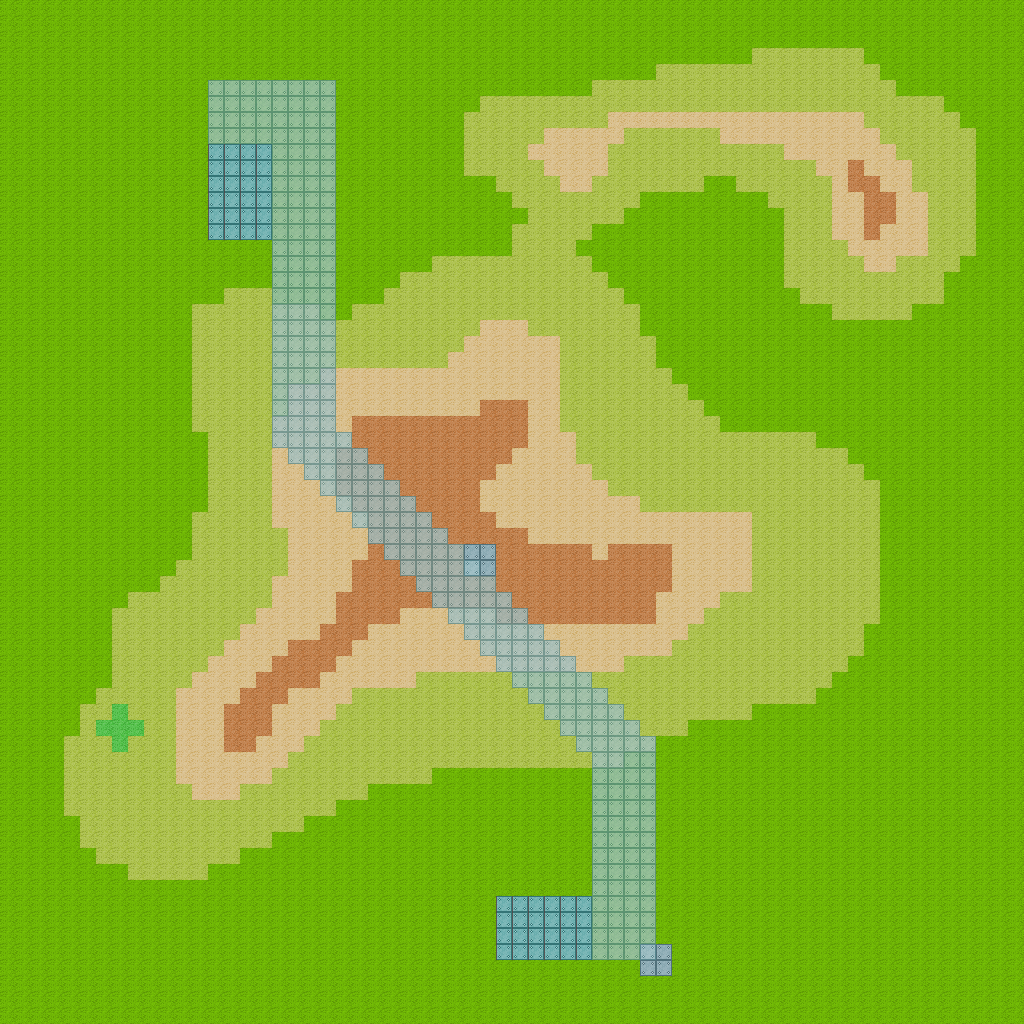

The image is a tile-based game level rendered from a .tmx file. Its description and source (layers, tilesets, objects; grid data summarised) follow:
An orthogonal 64x64 tile map with 16x16 px tiles, 11 tile layers (00, 01, 02, 03, ...).

<map version="1.0" tiledversion="1.0.3" orientation="orthogonal" renderorder="right-down" width="64" height="64" tilewidth="16" tileheight="16" nextobjectid="1">
 <tileset firstgid="1" source="tileset02.tsx" />
 <layer name="00" width="64" height="64">
  <data>[4096 cells, 4096 non-empty, 1 distinct tile ids]</data>
 </layer>
 <layer name="01" width="64" height="64">
  <data>[4096 cells, 1619 non-empty, 3 distinct tile ids]</data>
 </layer>
 <layer name="02" width="64" height="64">
  <data>[4096 cells, 636 non-empty, 4 distinct tile ids]</data>
 </layer>
 <layer name="03" width="64" height="64">
  <data>[4096 cells, 220 non-empty, 4 distinct tile ids]</data>
 </layer>
 <layer name="04" width="64" height="64">
  <data>[4096 cells, 17 non-empty, 3 distinct tile ids]</data>
 </layer>
 <layer name="05" width="64" height="64">
  <data>[4096 cells, 17 non-empty, 3 distinct tile ids]</data>
 </layer>
 <layer name="06" width="64" height="64">
  <data>[4096 cells, 21 non-empty, 3 distinct tile ids]</data>
 </layer>
 <layer name="07" width="64" height="64" opacity="0.76">
  <data>[4096 cells, 267 non-empty, 3 distinct tile ids]</data>
 </layer>
 <layer name="08" width="64" height="64">
  <data>[4096 cells, 11 non-empty, 2 distinct tile ids]</data>
 </layer>
 <layer name="09" width="64" height="64">
  <data>[4096 cells, 7 non-empty, 2 distinct tile ids]</data>
 </layer>
 <layer name="10" width="64" height="64">
  <data>[4096 cells, 0 non-empty, 0 distinct tile ids]</data>
 </layer>
</map>